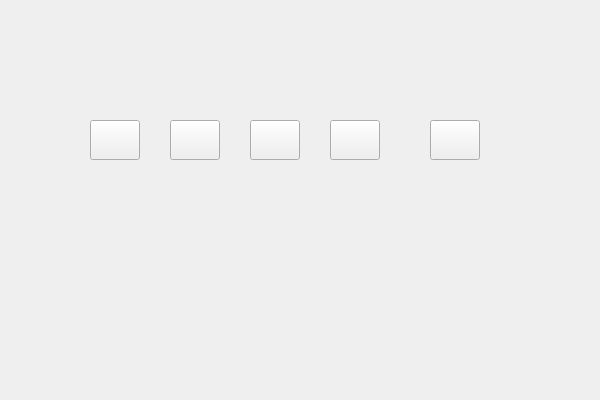
<?xml version="1.0" encoding="UTF-8"?>
<ui version="4.0">
 <class>Form1</class>
 <widget class="QWidget" name="Form1">
  <property name="geometry">
   <rect>
    <x>0</x>
    <y>0</y>
    <width>600</width>
    <height>400</height>
   </rect>
  </property>
  <property name="windowTitle">
   <string>Form</string>
  </property>
  <widget class="QPushButton" name="dateButton">
   <property name="geometry">
    <rect>
     <x>90</x>
     <y>120</y>
     <width>50</width>
     <height>40</height>
    </rect>
   </property>
   <property name="styleSheet">
    <string notr="true">border-image: url(:/class2/date.png);</string>
   </property>
   <property name="text">
    <string/>
   </property>
  </widget>
  <widget class="QPushButton" name="SceenButton">
   <property name="geometry">
    <rect>
     <x>170</x>
     <y>120</y>
     <width>50</width>
     <height>40</height>
    </rect>
   </property>
   <property name="styleSheet">
    <string notr="true">border-image: url(:/class2/screen.png);</string>
   </property>
   <property name="text">
    <string/>
   </property>
  </widget>
  <widget class="QPushButton" name="panelButton">
   <property name="geometry">
    <rect>
     <x>250</x>
     <y>120</y>
     <width>50</width>
     <height>40</height>
    </rect>
   </property>
   <property name="styleSheet">
    <string notr="true">border-image: url(:/class2/digital.png);</string>
   </property>
   <property name="text">
    <string/>
   </property>
  </widget>
  <widget class="QPushButton" name="alarmButton">
   <property name="geometry">
    <rect>
     <x>330</x>
     <y>120</y>
     <width>50</width>
     <height>40</height>
    </rect>
   </property>
   <property name="styleSheet">
    <string notr="true">border-image: url(:/class2/bg4.png);</string>
   </property>
   <property name="text">
    <string/>
   </property>
  </widget>
  <widget class="QPushButton" name="backButton">
   <property name="geometry">
    <rect>
     <x>430</x>
     <y>120</y>
     <width>50</width>
     <height>40</height>
    </rect>
   </property>
   <property name="styleSheet">
    <string notr="true">border-image: url(:/class2/back.png);</string>
   </property>
   <property name="text">
    <string/>
   </property>
  </widget>
 </widget>
 <resources/>
 <connections/>
</ui>
